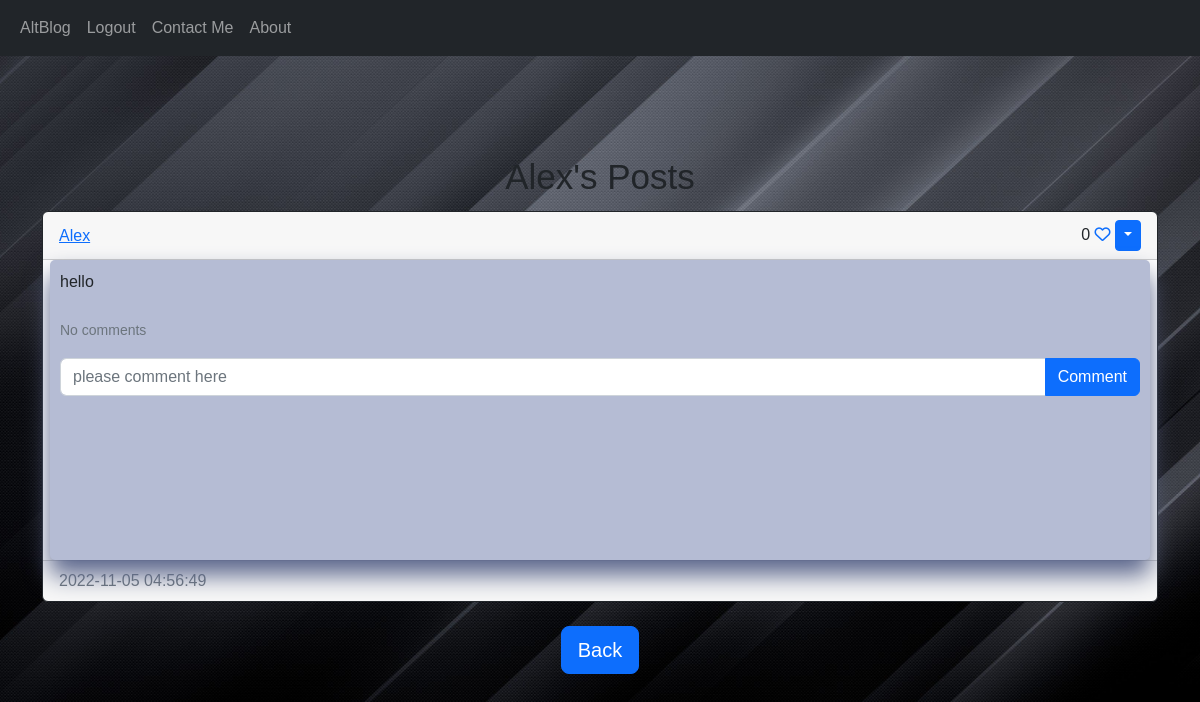
The app's page /posts/Alex (signed in) with its own data.
### BLogSite/models.py (models this page shows)
class User(db.Model, UserMixin):
    id = db.Column(db.Integer, primary_key=True)
    email = db.Column(db.String(100), unique=True)
    username = db.Column(db.String(100), unique=True)
    password = db.Column(db.String(100))
    date_created = db.Column(db.DateTime(timezone=True), default=func.now())
    posts = db.relationship("Post", backref="user", passive_deletes=True)
    comments = db.relationship("Comment", backref="user", passive_deletes=True)
    likes = db.relationship("Like", backref="user", passive_deletes=True)

class Post(db.Model):
    id = db.Column(db.Integer, primary_key=True)
    text = db.Column(db.Text, nullable=False)
    date_created = db.Column(db.DateTime(timezone=True), default=func.now())
    author = db.Column(db.Integer, db.ForeignKey("user.id", ondelete="CASCADE"), nullable=False)
    comments = db.relationship("Comment", backref="post", passive_deletes=True)
    likes = db.relationship("Like", backref="post", passive_deletes=True)

### BLogSite/views.py (the view)
@views.route("/posts/<username>")
@login_required
def posts(username):
    user = User.query.filter_by(username=username).first()
    if not user:
        flash("No user with the username exists.", category="error")
        return redirect(url_for("views.home"))
    posts = user.posts
    return render_template("posts.html", user=current_user, posts=posts, username=username)

### BLogSite/__init__.py (called while the page is built)
def create_app():  # important when creating a flask app
    app = Flask(__name__)
    app.config['SECRET_KEY'] = "HelloThere"
    app.config['SQLALCHEMY_DATABASE_URI'] = f'sqlite:///{DB_NAME}'
    db.init_app(app)
    from .views import views
    from .authe import authe
    app.register_blueprint(views, url_prefix="/")
    app.register_blueprint(authe, url_prefix="/")
    from .models import User, Post, Comment, Like
    login_manager = LoginManager()
    login_manager.login_view = "authe.login"
    login_manager.init_app(app)
    @login_manager.user_loader
    def load_user(id):
        return User.query.get(int(id))
    create_database(app)
    return app

### BLogSite/templates/posts.html (shortened to what this page needs)
{% extends "posts_div.html" %}
{% block header %} {{username}}'s Posts {% endblock %}
{% block footer %}
<link rel="stylesheet" href="{{url_for('static', filename='post.css')}}">
 <div align="center">
       <a href="/home">
           <button type="button" class="btn btn-primary btn-lg">Back</button>
       </a>
    </div>
{% endblock %}

### BLogSite/templates/posts_div.html (shortened to what this page needs)
{% extends "base.html" %}
{% block content %}
<link rel="stylesheet" href="{{url_for('static', filename='post.css')}}">
<h1 align="center">{% block header %}Posts{% endblock %}</h1>
<div id="posts">
{% for post in posts %}
    <div class="card border-dark">
        <div class="card-header d-flex justify-content-between align-items-center">
            <a href="/posts/{{post.user.username}}">{{post.user.username}}</a>
            <div>
                {{post.likes|length}}
                {% if user.id in post.likes|map(attribute="author")|list %}
                <a href="/like-post/{{post.id}}"><i class="fa-solid fa-heart"></i></a>
                {%else%}
                <a href="/like-post/{{post.id}}"><i class="fa-regular fa-heart"></i></a>
                {%endif%}
                {% if user.id == post.author %}
            <div class="btn-group">
                <button type="button" class="btn btn-sm btn-primary dropdown-toggle" data-bs-toggle="dropdown"></button>
            </div>
                {% endif %}
            </div>
        </div>
            <div class="card-body">
                <div class="card-text">{{post.text}}</div>
                <br>
                <p class="card-text">
                    {% if post.comments|length > 0 %}
                        <a data-bs-toggle="collapse" href="#comments-{{post.id}}" role="button">
                            <small>View {{post.comments|length}} Comments</small>
                        </a>
                    {% else %}
                    <small class="text-muted">No comments</small>
                    {%endif%}
                </p>
                <form class="input-group mb-3" method="POST" action="/create-comment/{{post.id}}">
                    <input type="text" id="text" name="text" class="form-control" placeholder="please comment here" />
                    <button type="submit" class="btn btn-primary">Comment</button>
                </form>
            </div>
        <div class="card-footer text-muted">{{post.date_created}}</div>
    </div>
    <br>
{% endfor %}
</div>
{% block footer %}{% endblock %}
{% endblock %}

### BLogSite/static/post.css (style rules this page uses)
body { margin: 0; padding: 0; background: url(pic4.jpg); background-position: center; background-size: cover; height: 100vh; font-family: sans-serif; }
.card-body { margin-right: auto; margin-left: auto; width: 1100px; box-shadow: 0 15px 25px rgba(90, 101, 139); height: 300px; border-radius: 5px; backdrop-filter: blur(14px); padding: 10px; background: rgb(181, 188, 212) }
h1 { margin: 10px; padding: 0px 0px 3px; text-align: center; font-size: 35px; }

### records on screen
User: username "Alex"
Post: user.username "Alex", likes|length "0", text "hello", date_created "2022-11-05 04:56:49"
